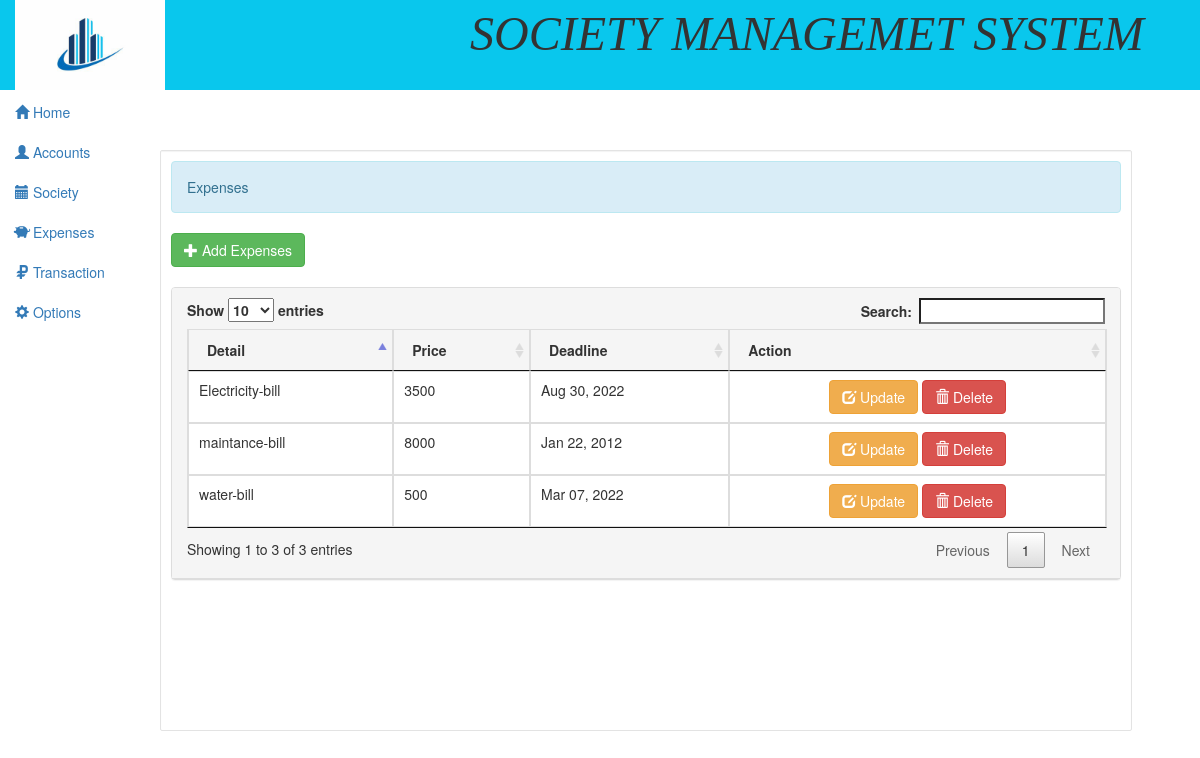
Screenshot of /admin/expenses.php (signed in) with the database file from the repository.
### tables this page shows
CREATE TABLE `expense` (
  `expense_id` int(11) NOT NULL,
  `detail` varchar(100) NOT NULL,
  `price` varchar(300) NOT NULL,
  `ay` varchar(20) NOT NULL,
  `sem` varchar(5) NOT NULL,
  `deadline` varchar(12) NOT NULL
);

### admin/expenses.php (the view, shortened to what this page needs)
<!DOCTYPE html>
<html lang = "eng">
	<head>
		<link rel = "stylesheet" type = "text/css" href = "../css/bootstrap.css" />
		<link rel = "stylesheet" type = "text/css" href = "../css/style.css" />
		<link rel = "stylesheet" type = "text/css" href = "../css/jquery-ui.css" />
		<link rel = "stylesheet" type = "text/css" href = "../css/jquery.dataTables.css" />
	</head>
<body style="background-image: url(https://images7.alphacoders.com/365/365706.jpg); background-repeat: no-repeat;
  background-attachment: fixed; background-size: 100% 100%;">
<?php include'head.php';?>
<?php include 'sidebar.php';?>
		<div id = "sidecontent" class = "well pull-right" style = "margin-top: 150px; margin-right:68px";>
			<div class = "alert alert-info">Expenses</div>
			<button type = "button" id = "add_expenses" class = "btn btn-success"><span class = "glyphicon glyphicon-plus"></span> Add Expenses</button>
			<br />
			<br />
			<div id = "exp_table" class = "panel panel-default">
				<div  class = " panel-heading">
					<table id = "table" class = "table table-bordered">
						<thead>
							<tr>
								<th>Detail</th>
								<th>Price</th>
								<th>Deadline</th>
								<th>Action</th>
							</tr>
						</thead>
						<tbody>
							<?php
								$exp_query = $conn->query("SELECT * FROM `expense`") or die(mysqli_error());
								while($exp_fetch = $exp_query->fetch_array()){
							?>
							<tr>
								<td><?php echo $exp_fetch['detail']?></td>
								<td><?php echo $exp_fetch['price']?></td>
								<td><?php echo date("M d, Y",strtotime($exp_fetch['deadline']))?></td>
								<td><center><a href = "edit_expenses.php?expenses_id=<?php echo $exp_fetch['expense_id']?>" class = "btn btn-warning"><span class=  "glyphicon glyphicon-edit"></span> Update</a> <a href = "#" data-toggle = "modal" data-target = "#delete_expenses" name = "<?php echo $exp_fetch['expense_id']?>" class = "btn btn-danger expenses_id"><span class=  "glyphicon glyphicon-trash"></span> Delete</a></center></td>
							</tr>
							<?php
								}
							?>
						</tbody>
					</table>
				</div>
			</div>
		<br /><br /><br />
		<br /><br /><br />
		</div>
	<br />
	<br />
	<br />
	<br />
	<br />
	<br />
	<br />
	<br />
	<br />
</body>
</html>

### css/style.css (style rules this page uses)
#sidecontent { width:81%; word-wrap:break-word; margin-top:52px; background-color:rgba(255, 255, 255, 0.8); padding:10px; border-radius:2px; }

### rows the page displays
expense: detail "water-bill", price "500", deadline "Mar 07, 2022"
expense: detail "Electricity-bill", price "3500", deadline "Aug 30, 2022"
expense: detail "maintance-bill", price "8000", deadline "Jan 22, 2012"
